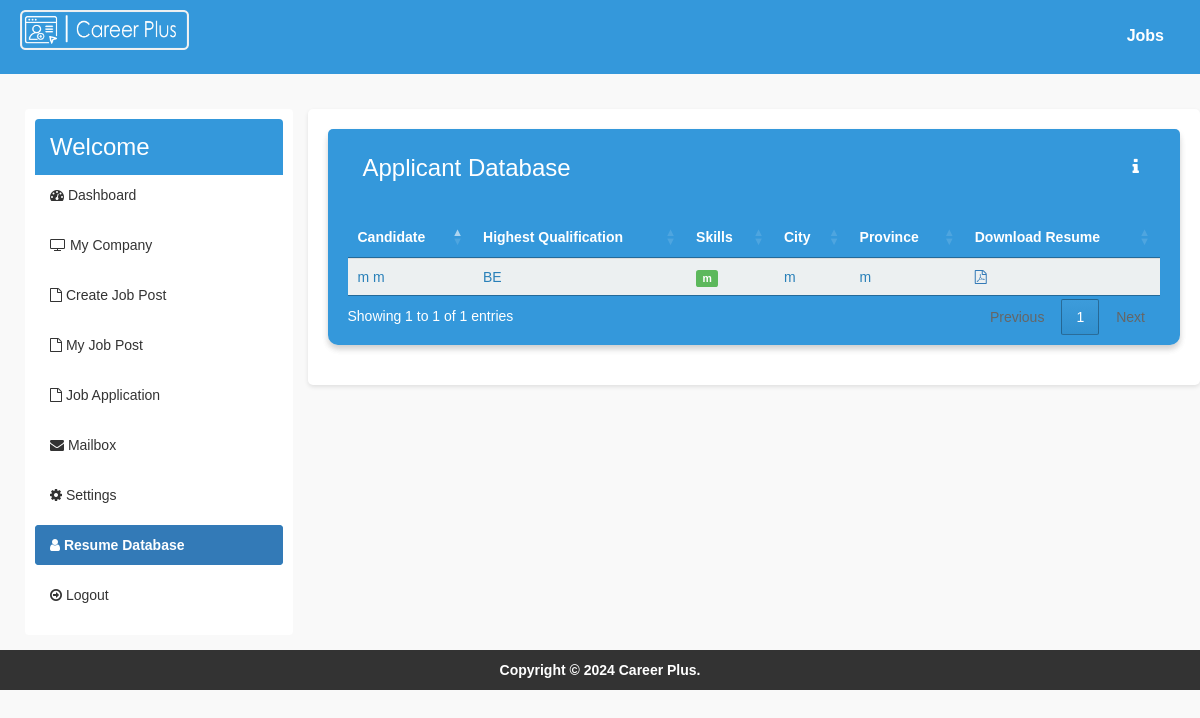
/company/resume-database.php (signed in), run on the app's committed database.
### tables this page shows
CREATE TABLE `users` (
  `id_user` int(11) NOT NULL,
  `firstname` varchar(255) NOT NULL,
  `lastname` varchar(255) NOT NULL,
  `email` varchar(255) NOT NULL,
  `password` varchar(255) NOT NULL,
  `address` text,
  `city` varchar(255) DEFAULT NULL,
  `state` varchar(255) DEFAULT NULL,
  `contactno` varchar(255) DEFAULT NULL,
  `qualification` varchar(255) DEFAULT NULL,
  `stream` varchar(255) DEFAULT NULL,
  `passingyear` varchar(255) DEFAULT NULL,
  `dob` varchar(255) DEFAULT NULL,
  `age` varchar(255) DEFAULT NULL,
  `designation` varchar(255) DEFAULT NULL,
  `resume` varchar(255) DEFAULT NULL,
  `hash` varchar(255) DEFAULT NULL,
  `active` int(11) NOT NULL DEFAULT '1',
  `aboutme` text NOT NULL,
  `skills` text
);

### company/resume-database.php (the view, shortened to what this page needs)
<?php
require_once("../db.php");
?>
<!DOCTYPE html>
<html>
<head>
  <link rel="stylesheet" href="https://cdnjs.cloudflare.com/ajax/libs/ionicons/2.0.1/css/ionicons.min.css">
  <link rel="stylesheet" href="https://cdnjs.cloudflare.com/ajax/libs/twitter-bootstrap/3.3.7/css/bootstrap.min.css">
  <link rel="stylesheet" href="https://cdnjs.cloudflare.com/ajax/libs/font-awesome/4.7.0/css/font-awesome.min.css">
  <link rel="stylesheet" href="../css/style.css">
  <link rel="stylesheet" href="https://cdn.datatables.net/1.10.15/css/jquery.dataTables.min.css">
</head>
<body>
  <div class="wrapper">
  <header class="main-header">
      <a href="index.php" class="logo">
        <img class="header-logo" src="../img/career plus.png" alt="career plus logo" >
      </a>
      <div class="navbar ">
        <ul class="nav navbar-nav">
          <li>
            <a href="../jobs.php" class="d1">Jobs</a>
          </li>
        </ul>
      </div>
  </header>
    <div class="content-wrapper">
      <div class="row">
        <div class="col-md-3">
          <div class="box-nav ">
              <div class="box-header with-border">
                <h3 class="box-title">Welcome <b><?php echo $_SESSION['name']; ?></b></h3>
              </div>
              <div class="box-body no-padding">
                <ul class="nav nav-pills nav-stacked">
                  <li ><a href="index.php"><i class="fa fa-dashboard"></i> Dashboard</a></li>
                  <li><a href="edit-company.php"><i class="fa fa-tv"></i> My Company</a></li>
                  <li><a href="create-job-post.php"><i class="fa fa-file-o"></i> Create Job Post</a></li>
                  <li><a href="my-job-post.php"><i class="fa fa-file-o"></i> My Job Post</a></li>
                  <li><a href="job-applications.php"><i class="fa fa-file-o"></i> Job Application</a></li>
                  <li><a href="mailbox.php"><i class="fa fa-envelope"></i> Mailbox</a></li>
                  <li><a href="settings.php"><i class="fa fa-gear"></i> Settings</a></li>
                  <li class="active"><a href="resume-database.php"><i class="fa fa-user"></i> Resume Database</a></li>
                  <li><a href="../logout.php"><i class="fa fa-arrow-circle-o-right"></i> Logout</a></li>
                </ul>
              </div>
            </div>
          </div>
          <div class="col-md-9 bg-white padding-2">
            <div class="box box-solid">
              <div class="box box-primary">
                  <div class="box-header with-border">
                  <h2>Applicant Database</h2>
                    <button id="showDescriptionBtn"><i class="icon fa fa-info"></i></button>
                  </div>
            <div class="row ">
              <div class="col-md-12">
                <div class="box-body table-responsive no-padding">
                  <table id="example2" class="table table-hover rounderd-table">
                    <thead>
                      <th>Candidate</th>
                      <th>Highest Qualification</th>
                      <th>Skills</th>
                      <th>City</th>
                      <th>Province</th>
                      <th>Download Resume</th>
                    </thead>
                    <tbody>
                    <?php
                       $sql = "SELECT users.*
                       FROM job_post
                       INNER JOIN apply_job_post ON job_post.id_jobpost=apply_job_post.id_jobpost
                       INNER JOIN users ON users.id_user=apply_job_post.id_user
                       WHERE apply_job_post.id_company='$_SESSION[id_company]'
                       GROUP BY users.id_user";
                            $result = $conn->query($sql);
                            if($result->num_rows > 0) {
                              while($row = $result->fetch_assoc())
                              {
                                $skills = $row['skills'];
                                $skills = explode(',', $skills);
                      ?>
                      <tr>
                        <td><?php echo $row['firstname'].' '.$row['lastname']; ?></td>
                        <td><?php echo $row['qualification']; ?></td>
                        <td>
                          <?php
                          foreach ($skills as $value) {
                            echo ' <span class="label label-success">'.$value.'</span>';
                          }
                          ?>
                        </td>
                        <td><?php echo $row['city']; ?></td>
                        <td><?php echo $row['state']; ?></td>
                        <td><a href="../uploads/resume/<?php echo $row['resume']; ?>" download="<?php echo $row['firstname'].' Resume'; ?>"><i class="fa fa-file-pdf-o"></i></a></td>
                      </tr>
                      <?php
                        }
                      }
                      ?>
                    </tbody>
                  </table>
                </div>
              </div>
            </div>
          </div>
          </div>
        </div>
      </div>
  </div>
  <footer class="main-footer" style="margin-left: 0px;">
    <div class="text-center">
      <strong>Copyright &copy; 2024 <a href="#">Career Plus</a>.</strong>
    </div>
  </footer>
</div>
</body>
</html>

### css/style.css (style rules this page uses)
body { --color-primary: #3498db; --color-primary-dark: #2980b9; --color-primary-light: #ecf0f1; --color-error: #e74c3c; --color-success: #2ecc71; --color-success-dark: #27ae60; --border-radius: 4px; --box-shadow: 0px 0px 0px dimgray; font-family: Arial, Helvetica, sans-serif; background-color: #f9f9f9; margin: 0; padding: 0; transition: background-color 0.3s ease; }
.wrapper { margin: 0 auto; }
.main-header { background-color: var(--color-primary); padding: 10px 0; color: #fff; text-align: center; transition: background-color 0.3s ease, color 0.3s ease; }
.main-header .navbar { margin: 0; padding: 0; }
.header-logo { height: 40px; width: auto; float: left; margin-left: 20px; }
.navbar { margin-top: 20px; }
.navbar ul { list-style-type: none; padding: 0; margin: 0; }
.navbar ul li a { color: #fff; text-decoration: none; font-size: 16px; }
.box-nav { border-radius: var(--border-radius); background-color: #fff; box-shadow: var(--box-shadow); padding: 10px; }
.navbar-nav { list-style-type: none; margin: 0; padding: 0; float: right; }
.navbar-nav li { display: inline-block; margin-right: 20px; }
.navbar-nav li a { color: white; text-decoration: none; font-weight: bold; border-bottom: 2px solid transparent; transition: border-color 0.3s; }
.active { border-radius: var(--border-radius); box-shadow: var(--box-shadow); cursor: pointer; color: white; background-color: var(--color-primary); }
.content-wrapper { padding: 15px; margin-left: 10px; }
.padding-2 { padding: 20px; }
.box { border-radius: 10px; background: #f9f9f9; ; margin-bottom: 20px; width: 100%; box-shadow: 0 4px 6px rgba(0, 0, 0, 0.1); transition: box-shadow 0.3s, transform 0.3s; }
.box-primary { background-color: var(--color-primary); color: #fff; padding: 10px 20px; border-top-left-radius: 5px; border-top-right-radius: 5px; }
.box-header { background-color: var(--color-primary); color: #fff; padding: 15px; border-top-left-radius: 4px; border-top-right-radius: 4px; display: flex; justify-content: space-between; align-items: center; }
.box-header.with-border h2 { margin: 0; font-size: 24px; display: inline-block; }
#showDescriptionBtn { background-color: transparent; border: none; color: #fff; cursor: pointer; font-size: 18px; }
.box-title { margin: 0; font-size: 24px; }
.box-body { padding: 20px }
.no-padding { padding: 0px; }
.nav-pills li { margin-bottom: 10px; }
.nav-pills li a { color: #333; transition: color 0.3s ease; }
.nav-pills li.active a { font-weight: bold; }
.bg-white { background-color: #fff; padding: 20px; border-radius: 5px; box-shadow: 0 2px 4px rgba(0, 0, 0, 0.1); }
.nav-pills li a:before { content: ""; position: absolute; top: 50%; left: 50%; width: 0; height: 0; background-color: rgba(255, 255, 255, 0.2); border-radius: 50%; z-index: 0; transition: width 0.3s, height 0.3s, top 0.3s, left 0.3s; transform: translate(-50%, -50%); }
.row { padding-top: 20px; }
.main-footer { background-color: #333; color: #fff; padding: 10px 0; text-align: center; margin-bottom: 0px; }
.main-footer a { color: #fff; transition: color 0.3s ease; }
table { border-collapse: collapse; }
.table>tbody { color: var(--color-primary-dark); border-radius: var(--border-radius); border-color: none; background-color: var(--color-primary-light); }

### data on the page
users: firstname "m", lastname "m", qualification "BE", skills "m", city "m", state "m"
